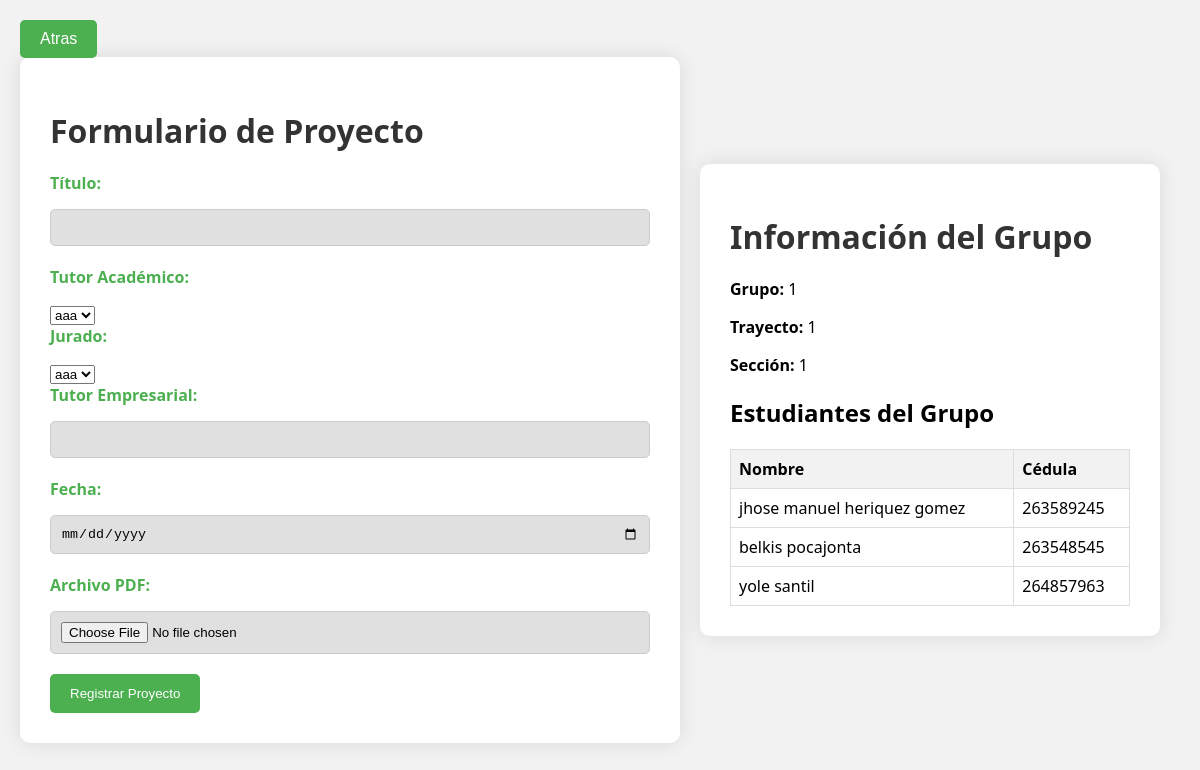
The page /rgpro.php?grupo_id=14 (signed in) on the database its author committed.
### tables this page shows
CREATE TABLE `grupos` (
  `id` int(11) NOT NULL,
  `numero` int(11) NOT NULL,
  `seccion` varchar(10) NOT NULL,
  `trayecto` varchar(10) NOT NULL,
  `periodo` varchar(10) NOT NULL
);

CREATE TABLE `estudiantes` (
  `id` int(11) NOT NULL,
  `nombre` varchar(255) DEFAULT NULL,
  `cedula` int(100) NOT NULL,
  `telefono` varchar(20) DEFAULT NULL,
  `correo` varchar(255) DEFAULT NULL,
  `seccion` varchar(10) DEFAULT NULL,
  `periodo` varchar(10) DEFAULT NULL,
  `trayecto` varchar(10) DEFAULT NULL
);

### rgpro.php (the view, shortened to what this page needs)
<!DOCTYPE html>
<html lang="es">
<head>
    <div class="top-menu">
        <a href="proest.php">
            <button class="button">Atras</button>
        </a>
    </div>
    <br>
    <br>
    <br>
</head>
<body>
    <?php
    include 'conexion.php';
    if (isset($_GET['grupo_id'])) {
        $grupoId = $_GET['grupo_id'];
        $infoQuery = "SELECT g.numero AS grupo_numero, g.trayecto, g.seccion, e.nombre AS estudiante_nombre, e.cedula
                      FROM grupos g
                      JOIN estudiantes_grupos eg ON g.id = eg.grupo_id
                      JOIN estudiantes e ON eg.estudiante_id = e.id
                      WHERE g.id = $grupoId";
        $infoResult = $conn->query($infoQuery);
        $docentesQuery = "SELECT id, nombre FROM docentes";
        $docentesResult = $conn->query($docentesQuery);
        if ($infoResult && $docentesResult) {
            $grupo = $infoResult->fetch_assoc();
            echo '<div id="formulario-container">';
            echo '<h1>Formulario de Proyecto</h1>';
            echo '<form action="procesar_registro.php" method="post" enctype="multipart/form-data">';
            echo '<label for="titulo">Título:</label>';
            echo '<input type="text" name="titulo" required><br>';
            echo '<label for="tutor_academico">Tutor Académico:</label>';
            echo '<select name="tutor_academico" id="tutor_academico" onchange="habilitarDocentes()" required>';
            while ($docente = $docentesResult->fetch_assoc()) {
                echo '<option value="' . $docente['id'] . '">' . $docente['nombre'] . '</option>';
            }
            echo '</select><br>';
            echo '<label for="jurado">Jurado:</label>';
            echo '<select name="jurado" id="jurado" required>';
            $docentesResult->data_seek(0);
            while ($docente = $docentesResult->fetch_assoc()) {
                echo '<option value="' . $docente['id'] . '">' . $docente['nombre'] . '</option>';
            }
            echo '</select><br>';
            echo '<label for="tutor_empresarial">Tutor Empresarial:</label>';
            echo '<input type="text" name="tutor_empresarial" required><br>';
            echo '<label for="fecha">Fecha:</label>';
            echo '<input type="date" name="fecha" required><br>';
            echo '<label for="pdf">Archivo PDF:</label>';
            echo '<input type="file" name="pdf" accept=".pdf" required><br>';
            echo '<button type="submit">Registrar Proyecto</button>';
            echo '</form>';
            echo '</div>';
            echo '<div id="info-container">';
            echo '<h1>Información del Grupo</h1>';
            echo '<p><strong>Grupo:</strong> ' . $grupo['grupo_numero'] . '</p>';
            echo '<p><strong>Trayecto:</strong> ' . $grupo['trayecto'] . '</p>';
            echo '<p><strong>Sección:</strong> ' . $grupo['seccion'] . '</p>';
            echo '<h2>Estudiantes del Grupo</h2>';
            echo '<table>';
            echo '<tr>';
            echo '<th>Nombre</th>';
            echo '<th>Cédula</th>';
            echo '</tr>';
            do {
                echo '<tr>';
                echo '<td>' . $grupo['estudiante_nombre'] . '</td>';
                echo '<td>' . $grupo['cedula'] . '</td>';
                echo '</tr>';
            } while ($grupo = $infoResult->fetch_assoc());
            echo '</table>';
            echo '</div>';
        } else {
            echo '<p>Error al obtener información del grupo o docentes.</p>';
        }
    } else {
        echo '<p>Parámetro de grupo_id no válido.</p>';
    }
    ?>
</body>
</html>

### rgpro.php (style rules this page uses)
body { font-family: 'Segoe UI', Tahoma, Geneva, Verdana, sans-serif; background-color: #f2f2f2; margin: 0; padding: 0; display: flex; justify-content: center; align-items: center; min-height: 100vh; }
#formulario-container, #info-container { background-color: #ffffff; padding: 30px; border-radius: 10px; box-shadow: 0 0 20px rgba(0, 0, 0, 0.1); text-align: left; margin-right: 20px; }
#formulario-container { width: 600px; }
#info-container { width: 400px; }
h1 { color: #333333; margin-bottom: 20px; }
label { display: block; margin-bottom: 15px; color: #4caf50; font-weight: bold; }
input { background-color: #e0e0e0; width: 100%; padding: 10px; margin-bottom: 20px; box-sizing: border-box; border: 1px solid #ccc; border-radius: 5px; }
button { background-color: #4caf50; color: #ffffff; padding: 12px 20px; border: none; border-radius: 5px; cursor: pointer; transition: background-color 0.3s; }
table { border-collapse: collapse; width: 100%; margin-top: 20px; }
th, td { border: 1px solid #ddd; padding: 8px; text-align: left; }
th { background-color: #f2f2f2; }
.top-menu { position: fixed; top: 0; left: 0; right: 0; display: flex; justify-content: space-between; width: 100%; padding: 20px; box-sizing: border-box; background-color: rgba(200, 200, 200, 0.0); z-index: 1000; }
.top-menu .button { background-color: #4caf50; color: #ffffff; padding: 10px 20px; border: none; cursor: pointer; font-size: 16px; border-radius: 5px; }

### rows shown on the page
grupos: numero "1", trayecto "1", seccion "1", estudiantes.nombre "jhose manuel heriquez gomez", estudiantes.cedula "263589245", estudiantes.nombre "belkis pocajonta", estudiantes.cedula "263548545", estudiantes.nombre "yole santil", estudiantes.cedula "264857963"

### other values the page prints
form field tutor_academico "aaa"
form field jurado "aaa"
